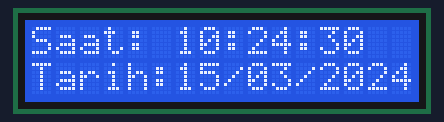
This sketch was run on a simulated Arduino Uno, built with avr-gcc and run on an emulated ATmega328P. Shown: 16×2 character LCD. The local clock reads 2024-03-15 10:24:30 at power-on unless the sketch sets it.

Above: at 0.1 s.
At 4.3 s:
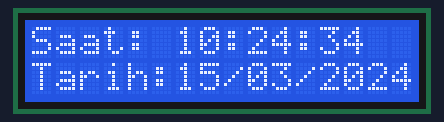
At 9.4 s:
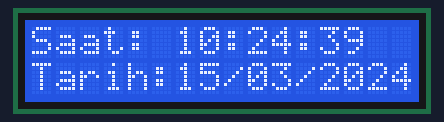
At 18.7 s:
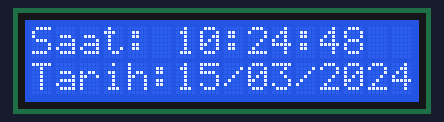
At 28.0 s:
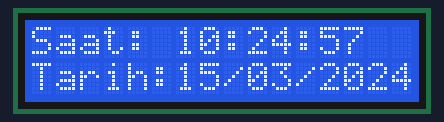
At 38.3 s:
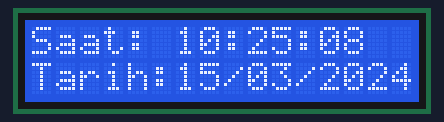

The sketch:

DS1307_RTC_I2C01.ino
```cpp
#include <Wire.h>
#include <LiquidCrystal_I2C.h>
#include <RTClib.h>

LiquidCrystal_I2C lcd(0x27, 16, 2);
RTC_DS1307 rtc;

void setup() {
  Wire.begin();

  lcd.init();
  lcd.backlight();

  if (!rtc.begin()) {
    lcd.print("RTC bulunamadi");
    while (1);
  }

  // if (!rtc.isrunning()) {
  //   lcd.clear();
  //   lcd.print("RTC ayarlaniyor");

  //   // Bilgisayardaki derleme zamanini RTC'ye yazar
  //   rtc.adjust(DateTime(F(__DATE__), F(__TIME__)));
  // }
}

void loop() {
  DateTime now = rtc.now();

  lcd.setCursor(0, 0);
  lcd.print("Saat: ");

  if (now.hour() < 10) lcd.print("0");
  lcd.print(now.hour());
  lcd.print(":");

  if (now.minute() < 10) lcd.print("0");
  lcd.print(now.minute());
  lcd.print(":");

  if (now.second() < 10) lcd.print("0");
  lcd.print(now.second());

  lcd.setCursor(0, 1);
  lcd.print("Tarih:");

  if (now.day() < 10) lcd.print("0");
  lcd.print(now.day());
  lcd.print("/");

  if (now.month() < 10) lcd.print("0");
  lcd.print(now.month());
  lcd.print("/");

  lcd.print(now.year());

  delay(1000);
}
```

Measured:
- what the display in image 1 shows lasts 1.1 s, from 4.2 s to 5.3 s
